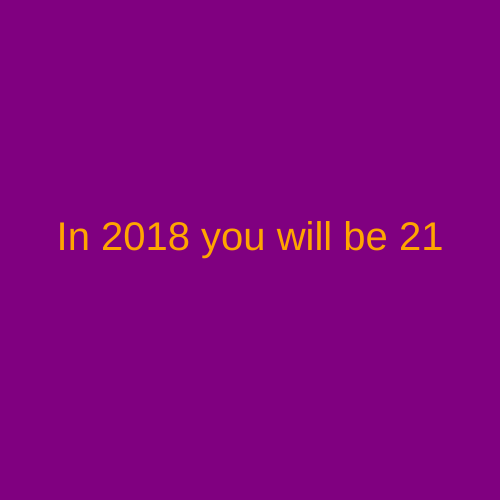
Frame 1 (no input)
Frame 60 (no input): identical to frame 1, image omitted
Frame 120 (the mouse pressed at the canvas centre since frame 60): identical to frame 1, image omitted

The p5.js sketch that drew this single still picture (run headless with seeded random() and noise() and a simulated clock; from frame 60 on, the mouse is pressed at the canvas centre):

// p5.js sketch
// ── sketch.js
let year = 2018;
let age = 21;
let words = "In " + year + " You will be " + age;

function setup() {
    createCanvas(500, 500);
}

function draw() {
    background("purple");
    fill("orange");
    textAlign(CENTER);
    textSize(40);
    text("In " + year + " you will be " + age, 250, 250);
}

function mouseClicked() {
    year++;
    age++;
}
